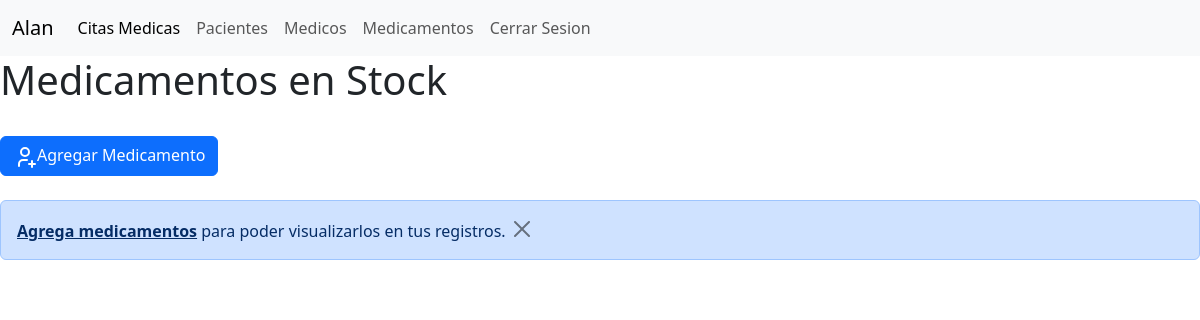
/medicines/ (signed in), run on an earlier commit of the app's database.
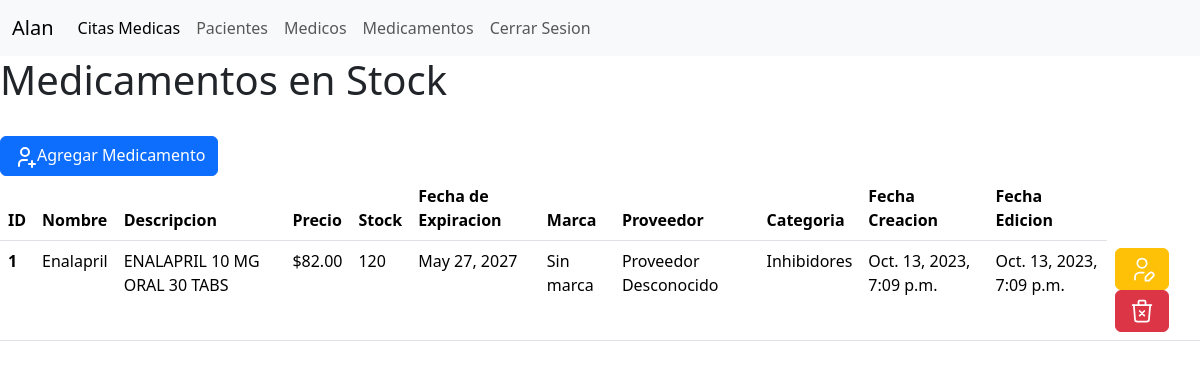
And on a later commit of the database.
### medicamentos/models.py (models this page shows, shortened)
class Medicine(models.Model):
    name = models.CharField(max_length=100, verbose_name="Nombre")
    description = models.TextField(verbose_name="Descripcion")
    price = models.DecimalField(max_digits=8, decimal_places=2, verbose_name="Precio")
    stock = models.PositiveIntegerField(verbose_name="Stock")
    expiration_date = models.DateField(verbose_name="Fecha de expiracion")
    category = models.CharField(max_length=100, verbose_name="Categoria")
    brand = models.CharField(max_length=100, verbose_name="Marca")
    supplier = models.CharField(max_length=100, verbose_name="Proveedor")
    created = models.DateTimeField(auto_now_add=True, verbose_name="Fecha de Creacion")
    updated = models.DateTimeField(auto_now=True, verbose_name="Fecha de Actualizacion")
    class Meta:
        verbose_name = "medicamento"
        verbose_name_plural = "medicamentos"
        ordering = ["-created"] # Campo de ordenamiento par nuestros registros. Del mas nuevo al mas antiguo.

### medicamentos/views.py (the view)
# urls.py: path('medicines/', views_medicine.medicines, name='medicines'),
@login_required  # ! Requerimos la sesion del usuario.
def medicines(request):
    medicines = None
    message_error = None
    try:
        with transaction.atomic():
            medicines = Medicine.objects.all()
    except Exception as e:
        message_error = f'Error al obtener los medicamentos en stock. {str(e)}'
    return render(request, 'medicamentos/medicines.html', {'medicines': medicines, 'message_error': message_error})

### medicamentos/templates/medicamentos/medicines.html (shortened to what this page needs)
{% extends 'core/base.html' %}
{% block content %}
  <h1>Medicamentos en Stock</h1>
  <br />
  <a href="{% url 'add_medicines' %}" class="btn btn-primary" title="Nuevo Paciente">
    Agregar Medicamento
  </a>
  <br />
  {% if medicines %}
    <section>
      <table class="table">
        <thead>
          <tr>
            <th scope="col">ID</th>
            <th scope="col">Nombre</th>
            <th scope="col">Descripcion</th>
            <th scope="col">Precio</th>
            <th scope="col">Stock</th>
            <th scope="col">Fecha de Expiracion</th>
            <th scope="col">Marca</th>
            <th scope="col">Proveedor</th>
            <th scope="col">Categoria</th>
            <th scope="col">Fecha Creacion</th>
            <th scope="col">Fecha Edicion</th>
          </tr>
        </thead>
        <tbody>
          {% for medicine in medicines %}
            <tr>
              <th scope="row">{{ medicine.id }}</th>
              <td>{{ medicine.name }}</td>
              <td>{{ medicine.description }}</td>
              <td>${{ medicine.price }}</td>
              <td>{{ medicine.stock }}</td>
              <td>{{ medicine.expiration_date }}</td>
              <td>{{ medicine.brand }}</td>
              <td>{{ medicine.supplier }}</td>
              <td>{{ medicine.category }}</td>
              <td>{{ medicine.created }}</td>
              <td>{{ medicine.updated }}</td>
              <td>
                <a href="{% url 'edit_medicine' medicine.id %}" title="Editar" class="btn btn-warning">
                </a>
                <a href="{% url 'confirm_delete_medicine' medicine.id %}" title="Eliminar" class="btn btn-danger">
                </a>
              </td>
            </tr>
          {% endfor %}
        </tbody>
      </table>
    </section>
  {% else %}
    <br />
    <div class="alert alert-primary alert-sm" role="alert">
      <a href="{% url 'add_medicines' %}" class="alert-link">Agrega medicamentos</a> para poder visualizarlos en tus registros.
      <button type="button" class="btn-close" data-bs-dismiss="alert" aria-label="Close"></button>
    </div>
  {% endif %}
{% endblock %}

What changed in the data, as far as the page shows it:
added Medicine: id "1", name "Enalapril", description "ENALAPRIL 10 MG ORAL 30 TABS", price "82.00", stock "120", expiration_date "May 27, 2027", brand "Sin marca", supplier "Proveedor Desconocido", category "Inhibidores", created "Oct. 13, 2023, 7:09 p.m.", updated "Oct. 13, 2023, 7:09 p.m."
Also different on the page:
text no longer shown: "Agrega medicamentos para poder visualizarlos en tus registros."
text now shown: "ID Nombre Descripcion Precio Stock Fecha de Expiracion Marca Proveedor Categoria Fecha Creacion Fecha Edicion"
